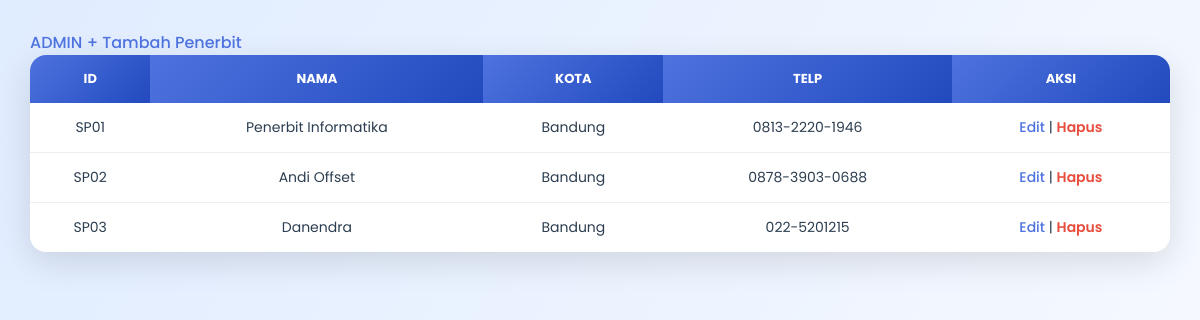
The page /penerbit.php on the database its author committed.
### tables this page shows
CREATE TABLE penerbit (
    id_penerbit VARCHAR(5) PRIMARY KEY,
    nama_penerbit VARCHAR(50),
    alamat_penerbit VARCHAR(100),
    kota VARCHAR(30),
    telp VARCHAR(20)
);

### penerbit.php (the view)
<?php include __DIR__ . "/../includes/config.php"; ?>
<link rel="stylesheet" href="../style.css">
<a href="admin.php">ADMIN</a>
<a href="tambah_penerbit.php">+ Tambah Penerbit</a>
<table>
<tr><th>ID</th><th>Nama</th><th>Kota</th><th>Telp</th><th>Aksi</th></tr>
<?php
$q=mysqli_query($koneksi,"SELECT * FROM penerbit");
while($d=mysqli_fetch_array($q)){
?>
<tr>
<td><?= $d['id_penerbit'] ?></td>
<td><?= $d['nama_penerbit'] ?></td>
<td><?= $d['kota'] ?></td>
<td><?= $d['telp'] ?></td>
<td>
<a href="edit_penerbit.php?id=<?= $d['id_penerbit'] ?>">Edit</a> |
<a class="hapus" href="hapus_penerbit.php?id=<?= $d['id_penerbit'] ?>">Hapus</a>
</td>
</tr>
<?php } ?>
</table>

### style.css (style rules this page uses)
* { margin:0; padding:0; box-sizing:border-box; font-family:'Poppins',sans-serif; }
table { width:100%; border-collapse:collapse; background:white; border-radius:16px; overflow:hidden; box-shadow:0 10px 35px rgba(0,0,0,.12); }
th { background:linear-gradient(135deg,#4e73df,#224abe); color:white; padding:14px; text-transform:uppercase; font-size:13px; }
td { padding:14px; border-bottom:1px solid #eee; text-align:center; font-size:14px; }
tr:last-child td { border-bottom:none; }
a { color:#4e73df; font-weight:500; text-decoration:none; }
.hapus { color:#e74c3c; font-weight:600; }

### rows shown on the page
penerbit: id_penerbit "SP01", nama_penerbit "Penerbit Informatika", kota "Bandung", telp "0813-2220-1946"
penerbit: id_penerbit "SP02", nama_penerbit "Andi Offset", kota "Bandung", telp "0878-3903-0688"
penerbit: id_penerbit "SP03", nama_penerbit "Danendra", kota "Bandung", telp "022-5201215"
